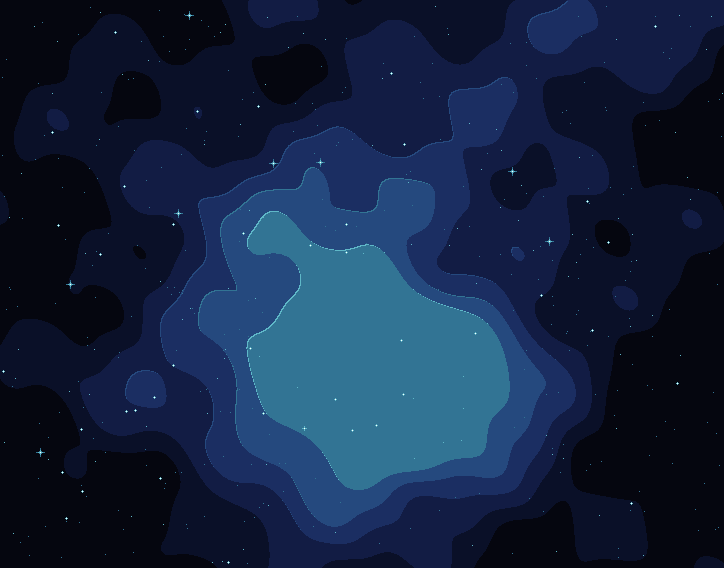
#> input picture assets/magic-art/ui/f7_neb_trunk.png, 724 x 568 px
$ python worldui.py
#> lines starting #> are read from the running program, lines starting #| are printed output that depends on the picture
"""1:1 art for the in-world magic HUD pieces (matches grimoire v7).
w_toast.png   480x104  parchment slip with brass corner caps and a round 'magic window' (nebula
                       cut-out in a brass ring) on the left for the node mount.
w_tracker.png 344x112  pinned parchment card with the same round window."""
import math
import random
from PIL import Image

PG = ['#8c7450', '#a8906a', '#c2aa80', '#d6c096', '#e2d0a8', '#ecdcb6']
BRS = ['#4a2e0c', '#7a5414', '#a87c22', '#d4a838', '#f0cc5a', '#fff0a8']
IRN = ['#0a0a0e', '#1a1a22', '#2c2c36', '#44444e', '#62626c', '#8a8a94', '#b4b4bc']
NEB = Image.open('f7_neb_trunk.png').convert('RGBA')
#> NEB is the input picture: PIL image 724x568 RGBA; mean R, G, B, A 18.7, 34.6, 63.8, 255


def hx(s):
    s = s.lstrip('#')
    return tuple(int(s[i:i + 2], 16) for i in (0, 2, 4)) + (255,)


def slip(w, h, seed):
#> called with w = 480, h = 104, seed = 1
    rr = random.Random(seed)
    im = Image.new('RGBA', (w, h), (0, 0, 0, 0))
#> im: PIL image 480x104 RGBA; every value is 0
    p = im.load()
    top = [0] * w
    bot = [0] * w
    for x in range(w):
        for y in range(top[x], h - bot[x]):
            e = min(x, y - top[x], w - 1 - x, h - 1 - bot[x] - y)
            c = PG[5] if e > 10 else PG[4] if e > 5 else PG[3] if e > 2 else PG[2] if e > 0 else PG[0]
            p[x, y] = hx(c)
    for _ in range(w // 8):                                           # faint fibres
        x, y = rr.randrange(8, w - 30), rr.randrange(8, h - 8)
        for i in range(rr.randrange(5, 18)):
            if p[x + i, y] == hx(PG[5]):
                p[x + i, y] = hx(PG[4])
    return im, p


def window(p, cx, cy, r, src_xy):
    sx, sy = src_xy
    for y in range(-r - 4, r + 5):
        for x in range(-r - 4, r + 5):
            d = math.hypot(x, y)
            if d <= r:
                p[cx + x, cy + y] = NEB.getpixel((sx + x, sy + y))
            elif d <= r + 1:
                p[cx + x, cy + y] = hx(BRS[0])
            elif d <= r + 3:
                t = x + y
                p[cx + x, cy + y] = hx(BRS[4] if t < -r else BRS[3] if t < 0 else BRS[2] if t < r else BRS[1])
            elif d <= r + 4:
                p[cx + x, cy + y] = hx(BRS[0])


def caps(p, w, h):
    for (cx, cy, sx, sy) in ((0, 0, 1, 1), (w - 1, 0, -1, 1), (0, h - 1, 1, -1), (w - 1, h - 1, -1, -1)):
        for i in range(10):
            for j in range(3):
                for (x, y) in ((cx + sx * i, cy + sy * j), (cx + sx * j, cy + sy * i)):
                    c = BRS[3] if j == 1 else (BRS[4] if (sx > 0 and sy > 0) or j == 0 else BRS[1])
                    p[x, y] = hx(c)
        p[cx + sx * 5, cy + sy * 5] = hx(BRS[4]); p[cx + sx * 6, cy + sy * 5] = hx(BRS[2])


# toast
im, p = slip(480, 104, 1)
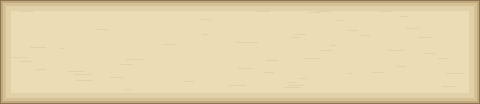
#> im: PIL image 480x104 RGBA; mean R, G, B, A 229.1, 211.9, 173.2, 255
window(p, 54, 52, 36, (150, 120))
caps(p, 480, 104)
im.save('w_toast.png')
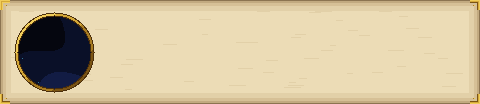
#> saved as w_toast.png: PIL image 480x104 RGBA; mean R, G, B, A 208.8, 192.8, 158.2, 255

# tracker (pinned)
im, p = slip(344, 112, 2)
#> in slip (call 2), `im = Image.new('RGBA', (w, h), (0, 0, 0, 0))`: im: PIL image 344x112 RGBA; every value is 0
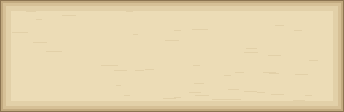
#> im: PIL image 344x112 RGBA; mean R, G, B, A 229.1, 211.9, 173.2, 255
window(p, 46, 60, 30, (560, 470))
for y in range(0, 12):                                                # pin
    for x in range(-4, 5):
        if x * x + (y - 4) ** 2 <= 16:
            p[172 + x, y + 2] = hx(IRN[5] if x + (y - 4) < -1 else IRN[3] if x + (y - 4) < 3 else IRN[1])
im.save('w_tracker.png')
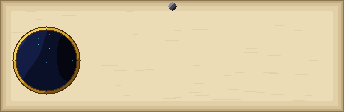
#> saved as w_tracker.png: PIL image 344x112 RGBA; mean R, G, B, A 210.2, 194.3, 159.7, 255
print('ok')
